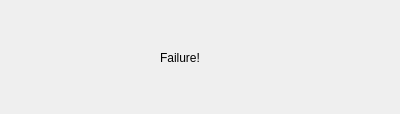
<?xml version="1.0" encoding="UTF-8"?>
<ui version="4.0">
 <class>Dialog_FailAlert</class>
 <widget class="QDialog" name="Dialog_FailAlert">
  <property name="geometry">
   <rect>
    <x>0</x>
    <y>0</y>
    <width>400</width>
    <height>114</height>
   </rect>
  </property>
  <property name="windowTitle">
   <string>Dialog</string>
  </property>
  <widget class="QLabel" name="label">
   <property name="geometry">
    <rect>
     <x>160</x>
     <y>50</y>
     <width>72</width>
     <height>15</height>
    </rect>
   </property>
   <property name="text">
    <string>Failure!</string>
   </property>
  </widget>
 </widget>
 <resources/>
 <connections/>
</ui>
